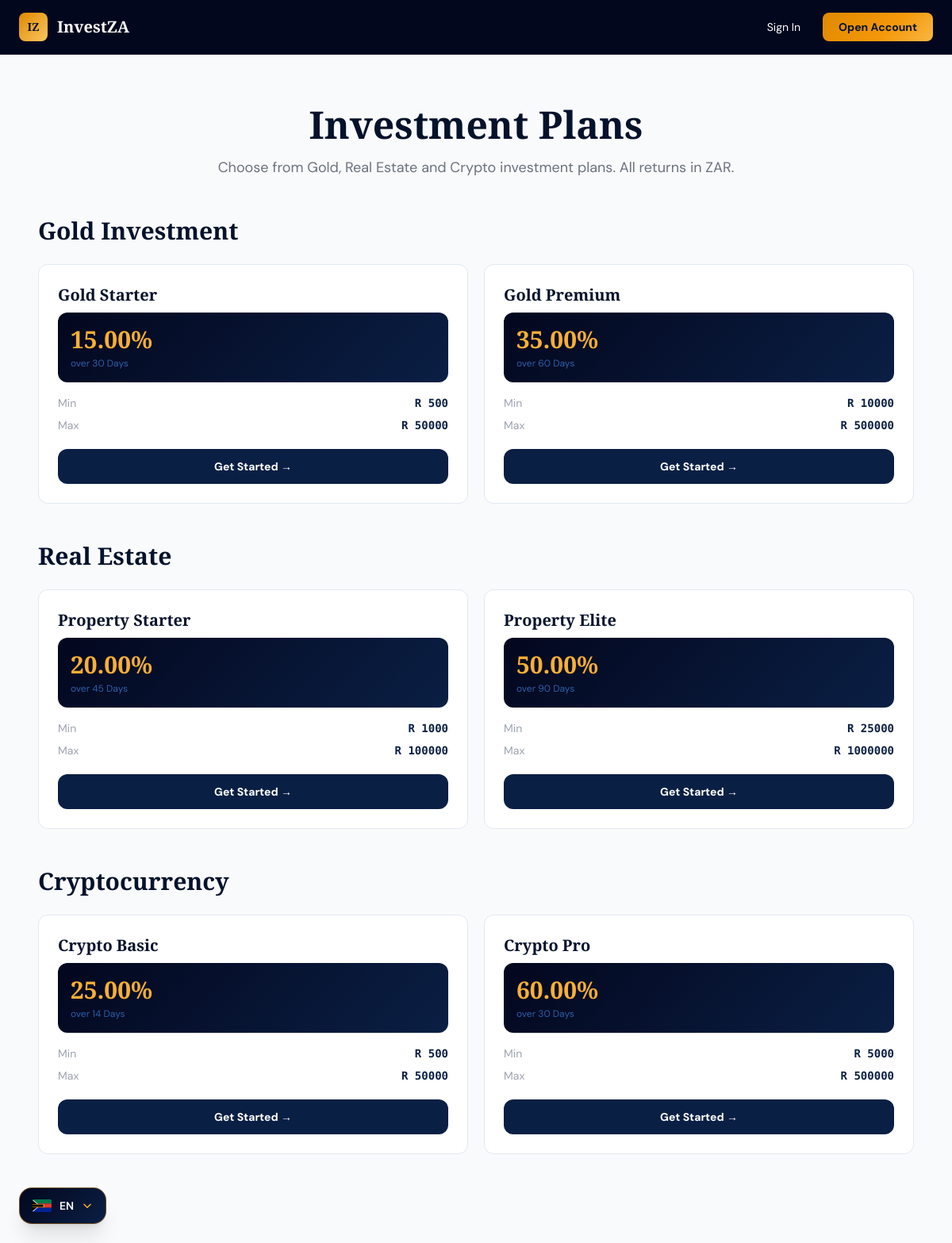
The app's page /plans/ with its own data.
### apps/investments/models.py (models this page shows, shortened)
class InvestmentCategory(models.Model):
    CATEGORY_ICONS = [
        ('gold', 'Gold Bars Icon'),
        ('real_estate', 'Building Icon'),
        ('crypto', 'Crypto Coin Icon'),
    ]
    name = models.CharField(max_length=100)
    slug = models.SlugField(unique=True)
    description = models.TextField()
    icon = models.CharField(max_length=20, choices=CATEGORY_ICONS, default='gold')
    image = models.ImageField(upload_to='investment_categories/', blank=True, null=True)
    is_active = models.BooleanField(default=True)
    display_order = models.PositiveIntegerField(default=0)
    created_at = models.DateTimeField(auto_now_add=True)
    class Meta:
        verbose_name = 'Investment Category'
        verbose_name_plural = 'Investment Categories'
        ordering = ['display_order', 'name']

class InvestmentPlan(models.Model):
    DURATION_UNITS = [
        ('DAYS', 'Days'),
        ('WEEKS', 'Weeks'),
        ('MONTHS', 'Months'),
    ]
    ROI_TYPES = [
        ('FIXED', 'Fixed Rate'),
        ('TIERED', 'Tiered Rate (based on amount)'),
        ('COMPOUND', 'Compound Interest'),
    ]
    id = models.UUIDField(primary_key=True, default=uuid.uuid4, editable=False)
    category = models.ForeignKey(InvestmentCategory, on_delete=models.CASCADE, related_name='plans')
    name = models.CharField(max_length=100)
    description = models.TextField(blank=True)
    minimum_amount = models.DecimalField(max_digits=12, decimal_places=2, default=500.00)
    maximum_amount = models.DecimalField(max_digits=12, decimal_places=2, default=1000000.00)
    duration_value = models.PositiveIntegerField(default=30)
    duration_unit = models.CharField(max_length=10, choices=DURATION_UNITS, default='DAYS')
    roi_type = models.CharField(max_length=10, choices=ROI_TYPES, default='FIXED')
    roi_percentage = models.DecimalField(
        max_digits=5, decimal_places=2,
        validators=[MinValueValidator(0.01), MaxValueValidator(500)],
        help_text="ROI percentage for the full duration period"
    )
    daily_roi = models.DecimalField(
        max_digits=5, decimal_places=4, default=0.0000,
        help_text="Auto-calculated daily ROI"
    )
    returns_principal = models.BooleanField(default=True, help_text="Return capital at maturity")
    is_active = models.BooleanField(default=True)
    is_featured = models.BooleanField(default=False)
    display_order = models.PositiveIntegerField(default=0)
    created_at = models.DateTimeField(auto_now_add=True)
    updated_at = models.DateTimeField(auto_now=True)
    class Meta:
        verbose_name = 'Investment Plan'
        ordering = ['category', 'display_order', 'minimum_amount']

### apps/accounts/views.py (the view)
def investment_plans_public(request):
    from apps.investments.models import InvestmentCategory
    categories = InvestmentCategory.objects.filter(is_active=True).prefetch_related('plans')
    return render(request, 'public/plans.html', {'categories': categories})

### apps/accounts/context_processors.py (called while the page is built, shortened)
def platform_settings(request):
    return {
        'PLATFORM_NAME': getattr(settings, 'PLATFORM_NAME', 'InvestZA'),
        'PLATFORM_CURRENCY': getattr(settings, 'PLATFORM_CURRENCY', 'ZAR'),
        'PLATFORM_CURRENCY_SYMBOL': getattr(settings, 'PLATFORM_CURRENCY_SYMBOL', 'R'),
        'SUPPORT_EMAIL': getattr(settings, 'SUPPORT_EMAIL', 'support@investza.co.za'),
        'SUPPORT_PHONE': getattr(settings, 'SUPPORT_PHONE', '+27 (0) 10 000 0000'),
    }

def admin_pending_counts(request):
    if not request.user.is_authenticated or not (request.user.is_staff or request.user.is_superuser):
        return {}

### templates/public/plans.html (shortened to what this page needs)
{% extends "base/base.html" %}
{% block body %}
<nav style="background:#03071e; border-bottom:1px solid rgba(255,255,255,0.08);">
  <div class="max-w-7xl mx-auto px-6 py-4 flex items-center justify-between">
    <a href="/" class="flex items-center gap-3"><div class="w-9 h-9 rounded-lg flex items-center justify-center" style="background:linear-gradient(135deg,#e08900,#fac660);"><span class="font-display font-bold text-navy-900 text-sm">IZ</span></div><span class="font-display font-bold text-white text-xl">{{ PLATFORM_NAME }}</span></a>
    <div class="flex gap-3"><a href="{% url 'login' %}" class="text-white text-sm px-4 py-2">Sign In</a><a href="{% url 'register' %}" class="btn-gold px-5 py-2 rounded-lg text-navy-900 font-bold text-sm">Open Account</a></div>
  </div>
</nav>
<div class="max-w-6xl mx-auto px-6 py-16">
  <div class="text-center mb-12"><h1 class="font-display text-5xl font-bold text-navy-900 mb-4">Investment Plans</h1><p class="text-gray-500 text-lg">Choose from Gold, Real Estate and Crypto investment plans. All returns in ZAR.</p></div>
  {% for category in categories %}
  <div class="mb-12">
    <h2 class="font-display text-3xl font-bold text-navy-900 mb-6">{{ category.name }}</h2>
    <div class="grid md:grid-cols-2 xl:grid-cols-3 gap-5">
    {% for plan in category.plans.all %}{% if plan.is_active %}
    <div class="card p-6">
      <h3 class="font-display text-xl font-bold text-navy-900 mb-2">{{ plan.name }}</h3>
      <div class="p-4 rounded-xl mb-4" style="background:linear-gradient(135deg,#03071e,#0a1f44);">
        <p class="text-gold-400 font-display text-3xl font-bold">{{ plan.roi_percentage }}%</p>
        <p class="text-navy-400 text-xs mt-1">over {{ plan.duration_value }} {{ plan.get_duration_unit_display }}</p>
      </div>
      <div class="space-y-2 mb-5">
        <div class="flex justify-between text-sm"><span class="text-gray-400">Min</span><span class="font-mono font-bold text-navy-800">R {{ plan.minimum_amount|floatformat:0 }}</span></div>
        <div class="flex justify-between text-sm"><span class="text-gray-400">Max</span><span class="font-mono font-bold text-navy-800">R {{ plan.maximum_amount|floatformat:0 }}</span></div>
      </div>
      <a href="{% url 'register' %}" class="block text-center py-3 rounded-xl font-bold text-sm btn-navy text-white">Get Started →</a>
    </div>
    {% endif %}{% endfor %}
    </div>
  </div>
  {% endfor %}
</div>
{% endblock %}

### templates/base/base.html (shortened to what this page needs)
{% load static %}<!DOCTYPE html>
<html lang="en-ZA" prefix="og: https://ogp.me/ns#">
<head>
  <script src="https://cdn.tailwindcss.com"></script>
</head>
<body class="bg-gray-50 text-navy-900 antialiased">
  {% block body %}{% endblock %}
  <div id="translate-widget" class="fixed bottom-6 left-6 z-50 flex flex-col items-start gap-2">
    <button onclick="toggleTranslate()" id="translate-btn"
            title="Translate page"
            class="flex items-center gap-2.5 px-4 py-3 rounded-2xl shadow-xl transition-all duration-200 hover:-translate-y-0.5"
            style="background: linear-gradient(135deg, #03071e, #0a1f44); border: 1px solid rgba(245,152,10,0.4);">
      <div class="w-6 h-4 rounded-sm overflow-hidden flex-shrink-0 shadow-sm">
      </div>
      <span id="translate-label" class="text-white text-sm font-semibold">EN</span>
      <svg class="w-3.5 h-3.5 text-gold-400" fill="none" stroke="currentColor" viewBox="0 0 24 24">
        <path stroke-linecap="round" stroke-linejoin="round" stroke-width="2.5" d="M19 9l-7 7-7-7"/>
      </svg>
    </button>
  </div>
</body>
</html>

### templates/base/base.html (style rules this page uses)
*, *::before, *::after { box-sizing: border-box; }
body { font-family: 'DM Sans', system-ui, sans-serif; }
h1,h2,h3,.font-display { font-family: 'Playfair Display', Georgia, serif; }
.btn-gold { background: linear-gradient(135deg, #e08900, #f5980a, #fac660, #e08900); background-size: 200% auto; transition: background-position 0.5s ease, transform 0.2s, box-shadow 0.2s; }
.btn-navy { background: #0a1f44; transition: background 0.2s, transform 0.2s, box-shadow 0.2s; }
.card { background: #fff; border: 1px solid #e2e9f3; border-radius: 12px; transition: box-shadow 0.25s, transform 0.25s; }

### records on screen
InvestmentCategory: name "Gold Investment"
InvestmentPlan: name "Gold Starter", roi_percentage "15.00", duration_value "30", duration_unit "Days", minimum_amount "500", maximum_amount "50000"
InvestmentPlan: name "Gold Premium", roi_percentage "35.00", duration_value "60", duration_unit "Days", minimum_amount "10000", maximum_amount "500000"
InvestmentCategory: name "Real Estate"
InvestmentPlan: name "Property Starter", roi_percentage "20.00", duration_value "45", duration_unit "Days", minimum_amount "1000", maximum_amount "100000"
InvestmentPlan: name "Property Elite", roi_percentage "50.00", duration_value "90", duration_unit "Days", minimum_amount "25000", maximum_amount "1000000"
InvestmentCategory: name "Cryptocurrency"
InvestmentPlan: name "Crypto Basic", roi_percentage "25.00", duration_value "14", duration_unit "Days", minimum_amount "500", maximum_amount "50000"
InvestmentPlan: name "Crypto Pro", roi_percentage "60.00", duration_value "30", duration_unit "Days", minimum_amount "5000", maximum_amount "500000"

### other values on screen
{{ PLATFORM_NAME }} "InvestZA"
